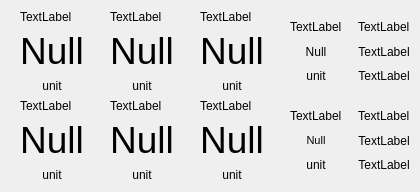
              <widget class="QFrame" name="content">
               <property name="frameShape">
                <enum>QFrame::NoFrame</enum>
               </property>
               <property name="frameShadow">
                <enum>QFrame::Raised</enum>
               </property>
               <layout class="QHBoxLayout" name="horizontalLayout_4">
                <property name="spacing">
                 <number>0</number>
                </property>
                <property name="leftMargin">
                 <number>0</number>
                </property>
                <property name="topMargin">
                 <number>0</number>
                </property>
                <property name="rightMargin">
                 <number>0</number>
                </property>
                <property name="bottomMargin">
                 <number>0</number>
                </property>
                <item>
                 <widget class="QFrame" name="pagesContainer">
                  <property name="styleSheet">
                   <string notr="true"/>
                  </property>
                  <property name="frameShape">
                   <enum>QFrame::NoFrame</enum>
                  </property>
                  <property name="frameShadow">
                   <enum>QFrame::Raised</enum>
                  </property>
                  <layout class="QVBoxLayout" name="verticalLayout_15">
                   <property name="spacing">
                    <number>0</number>
                   </property>
                   <property name="leftMargin">
                    <number>10</number>
                   </property>
                   <property name="topMargin">
                    <number>10</number>
                   </property>
                   <property name="rightMargin">
                    <number>10</number>
                   </property>
                   <property name="bottomMargin">
                    <number>10</number>
                   </property>
                   <item>
                    <widget class="QStackedWidget" name="stackedWidget">
                     <property name="styleSheet">
                      <string notr="true">background: transparent;</string>
                     </property>
                     <property name="currentIndex">
                      <number>0</number>
                     </property>
                     <widget class="QWidget" name="home">
                      <property name="styleSheet">
                       <string notr="true"/>
                      </property>
                      <layout class="QGridLayout" name="gridLayout_2">
                       <property name="leftMargin">
                        <number>0</number>
                       </property>
                       <property name="topMargin">
                        <number>0</number>
                       </property>
                       <property name="rightMargin">
                        <number>0</number>
                       </property>
                       <property name="bottomMargin">
                        <number>0</number>
                       </property>
                       <property name="spacing">
                        <number>0</number>
                       </property>
                       <item row="0" column="0">
                        <widget class="QWidget" name="gridWidget" native="true">
                         <layout class="QGridLayout" name="gridLayout">
                          <property name="sizeConstraint">
                           <enum>QLayout::SetMaximumSize</enum>
                          </property>
                          <property name="leftMargin">
                           <number>0</number>
                          </property>
                          <property name="topMargin">
                           <number>0</number>
                          </property>
                          <property name="rightMargin">
                           <number>0</number>
                          </property>
                          <property name="bottomMargin">
                           <number>0</number>
                          </property>
                          <item row="0" column="1">
                           <layout class="QVBoxLayout" name="verticalLayout_9">
                            <property name="leftMargin">
                             <number>10</number>
                            </property>
                            <property name="rightMargin">
                             <number>10</number>
                            </property>
                            <item>
                             <widget class="QLabel" name="name_2">
                              <property name="maximumSize">
                               <size>
                                <width>16777215</width>
                                <height>50</height>
                               </size>
                              </property>
                              <property name="text">
                               <string>TextLabel</string>
                              </property>
                              <property name="alignment">
                               <set>Qt::AlignBottom|Qt::AlignLeading|Qt::AlignLeft</set>
                              </property>
                             </widget>
                            </item>
                            <item>
                             <widget class="QLabel" name="value_2">
                              <property name="styleSheet">
                               <string notr="true">font: 48pt;</string>
                              </property>
                              <property name="text">
                               <string>&lt;html&gt;&lt;head/&gt;&lt;body&gt;&lt;p&gt;&lt;span style=&quot; font-size:28pt;&quot;&gt;Null&lt;/span&gt;&lt;/p&gt;&lt;/body&gt;&lt;/html&gt;</string>
                              </property>
                              <property name="alignment">
                               <set>Qt::AlignCenter</set>
                              </property>
                             </widget>
                            </item>
                            <item>
                             <widget class="QLabel" name="unit_2">
                              <property name="maximumSize">
                               <size>
                                <width>16777215</width>
                                <height>50</height>
                               </size>
                              </property>
                              <property name="text">
                               <string>unit</string>
                              </property>
                              <property name="alignment">
                               <set>Qt::AlignHCenter|Qt::AlignTop</set>
                              </property>
                             </widget>
                            </item>
                           </layout>
                          </item>
                          <item row="1" column="0">
                           <layout class="QVBoxLayout" name="verticalLayout_17">
                            <property name="leftMargin">
                             <number>10</number>
                            </property>
                            <property name="rightMargin">
                             <number>10</number>
                            </property>
                            <item>
                             <widget class="QLabel" name="name_1">
                              <property name="maximumSize">
                               <size>
                                <width>16777215</width>
                                <height>50</height>
                               </size>
                              </property>
                              <property name="text">
                               <string>TextLabel</string>
                              </property>
                              <property name="alignment">
                               <set>Qt::AlignBottom|Qt::AlignLeading|Qt::AlignLeft</set>
                              </property>
                             </widget>
                            </item>
                            <item>
                             <widget class="QLabel" name="value_1">
                              <property name="styleSheet">
                               <string notr="true">font: 48pt;</string>
                              </property>
                              <property name="text">
                               <string>&lt;html&gt;&lt;head/&gt;&lt;body&gt;&lt;p&gt;&lt;span style=&quot; font-size:28pt;&quot;&gt;Null&lt;/span&gt;&lt;/p&gt;&lt;/body&gt;&lt;/html&gt;</string>
                              </property>
                              <property name="alignment">
                               <set>Qt::AlignCenter</set>
                              </property>
                             </widget>
                            </item>
                            <item>
                             <widget class="QLabel" name="unit_1">
                              <property name="maximumSize">
                               <size>
                                <width>16777215</width>
                                <height>50</height>
                               </size>
                              </property>
                              <property name="text">
                               <string>unit</string>
                              </property>
                              <property name="alignment">
                               <set>Qt::AlignHCenter|Qt::AlignTop</set>
                              </property>
                             </widget>
                            </item>
                           </layout>
                          </item>
                          <item row="0" column="0">
                           <layout class="QVBoxLayout" name="verticalLayout_4">
                            <property name="leftMargin">
                             <number>10</number>
                            </property>
                            <property name="rightMargin">
                             <number>10</number>
                            </property>
                            <item>
                             <widget class="QLabel" name="name_0">
                              <property name="maximumSize">
                               <size>
                                <width>16777215</width>
                                <height>50</height>
                               </size>
                              </property>
                              <property name="text">
                               <string>TextLabel</string>
                              </property>
                              <property name="alignment">
                               <set>Qt::AlignBottom|Qt::AlignLeading|Qt::AlignLeft</set>
                              </property>
                             </widget>
                            </item>
                            <item>
                             <widget class="QLabel" name="value_0">
                              <property name="enabled">
                               <bool>true</bool>
                              </property>
                              <property name="font">
                               <font>
                                <family>Segoe UI</family>
                                <pointsize>48</pointsize>
                                <weight>50</weight>
                                <italic>false</italic>
                                <bold>false</bold>
                               </font>
                              </property>
                              <property name="contextMenuPolicy">
                               <enum>Qt::DefaultContextMenu</enum>
                              </property>
                              <property name="styleSheet">
                               <string notr="true">font: 48pt;</string>
                              </property>
                              <property name="text">
                               <string>&lt;html&gt;&lt;head/&gt;&lt;body&gt;&lt;p&gt;&lt;span style=&quot; font-size:28pt;&quot;&gt;Null&lt;/span&gt;&lt;/p&gt;&lt;/body&gt;&lt;/html&gt;</string>
                              </property>
                              <property name="alignment">
                               <set>Qt::AlignCenter</set>
                              </property>
                             </widget>
                            </item>
                            <item>
                             <widget class="QLabel" name="unit_0">
                              <property name="maximumSize">
                               <size>
                                <width>16777215</width>
                                <height>50</height>
                               </size>
                              </property>
                              <property name="text">
                               <string>unit</string>
                              </property>
                              <property name="alignment">
                               <set>Qt::AlignHCenter|Qt::AlignTop</set>
                              </property>
                             </widget>
                            </item>
                           </layout>
                          </item>
                          <item row="0" column="2">
                           <layout class="QVBoxLayout" name="verticalLayout_16">
                            <property name="leftMargin">
                             <number>10</number>
                            </property>
                            <property name="rightMargin">
                             <number>10</number>
                            </property>
                            <item>
                             <widget class="QLabel" name="name_4">
                              <property name="maximumSize">
                               <size>
                                <width>16777215</width>
                                <height>50</height>
                               </size>
                              </property>
                              <property name="text">
                               <string>TextLabel</string>
                              </property>
                              <property name="alignment">
                               <set>Qt::AlignBottom|Qt::AlignLeading|Qt::AlignLeft</set>
                              </property>
                             </widget>
                            </item>
                            <item>
                             <widget class="QLabel" name="value_4">
                              <property name="styleSheet">
                               <string notr="true">font: 48pt;</string>
                              </property>
                              <property name="text">
                               <string>&lt;html&gt;&lt;head/&gt;&lt;body&gt;&lt;p&gt;&lt;span style=&quot; font-size:28pt;&quot;&gt;Null&lt;/span&gt;&lt;/p&gt;&lt;/body&gt;&lt;/html&gt;</string>
                              </property>
                              <property name="alignment">
                               <set>Qt::AlignCenter</set>
                              </property>
                             </widget>
                            </item>
                            <item>
                             <widget class="QLabel" name="unit_4">
                              <property name="maximumSize">
                               <size>
                                <width>16777215</width>
                                <height>50</height>
                               </size>
                              </property>
                              <property name="text">
                               <string>unit</string>
                              </property>
                              <property name="alignment">
                               <set>Qt::AlignHCenter|Qt::AlignTop</set>
                              </property>
                             </widget>
                            </item>
                           </layout>
                          </item>
                          <item row="1" column="1">
                           <layout class="QVBoxLayout" name="verticalLayout_18">
                            <property name="leftMargin">
                             <number>10</number>
                            </property>
                            <property name="rightMargin">
                             <number>10</number>
                            </property>
                            <item>
                             <widget class="QLabel" name="name_3">
                              <property name="maximumSize">
                               <size>
                                <width>16777215</width>
                                <height>50</height>
                               </size>
                              </property>
                              <property name="text">
                               <string>TextLabel</string>
                              </property>
                              <property name="alignment">
                               <set>Qt::AlignBottom|Qt::AlignLeading|Qt::AlignLeft</set>
                              </property>
                             </widget>
                            </item>
                            <item>
                             <widget class="QLabel" name="value_3">
                              <property name="styleSheet">
                               <string notr="true">font: 48pt;</string>
                              </property>
                              <property name="text">
                               <string>&lt;html&gt;&lt;head/&gt;&lt;body&gt;&lt;p&gt;&lt;span style=&quot; font-size:28pt;&quot;&gt;Null&lt;/span&gt;&lt;/p&gt;&lt;/body&gt;&lt;/html&gt;</string>
                              </property>
                              <property name="alignment">
                               <set>Qt::AlignCenter</set>
                              </property>
                             </widget>
                            </item>
                            <item>
                             <widget class="QLabel" name="unit_3">
                              <property name="maximumSize">
                               <size>
                                <width>16777215</width>
                                <height>50</height>
                               </size>
                              </property>
                              <property name="text">
                               <string>unit</string>
                              </property>
                              <property name="alignment">
                               <set>Qt::AlignHCenter|Qt::AlignTop</set>
                              </property>
                             </widget>
                            </item>
                           </layout>
                          </item>
                          <item row="1" column="2">
                           <layout class="QVBoxLayout" name="verticalLayout_19">
                            <property name="leftMargin">
                             <number>10</number>
                            </property>
                            <property name="rightMargin">
                             <number>10</number>
                            </property>
                            <item>
                             <widget class="QLabel" name="name_5">
                              <property name="maximumSize">
                               <size>
                                <width>16777215</width>
                                <height>50</height>
                               </size>
                              </property>
                              <property name="text">
                               <string>TextLabel</string>
                              </property>
                              <property name="alignment">
                               <set>Qt::AlignBottom|Qt::AlignLeading|Qt::AlignLeft</set>
                              </property>
                             </widget>
                            </item>
                            <item>
                             <widget class="QLabel" name="value_5">
                              <property name="styleSheet">
                               <string notr="true">font: 48pt;</string>
                              </property>
                              <property name="text">
                               <string>&lt;html&gt;&lt;head/&gt;&lt;body&gt;&lt;p&gt;&lt;span style=&quot; font-size:28pt;&quot;&gt;Null&lt;/span&gt;&lt;/p&gt;&lt;/body&gt;&lt;/html&gt;</string>
                              </property>
                              <property name="alignment">
                               <set>Qt::AlignCenter</set>
                              </property>
                             </widget>
                            </item>
                            <item>
                             <widget class="QLabel" name="unit_5">
                              <property name="maximumSize">
                               <size>
                                <width>16777215</width>
                                <height>50</height>
                               </size>
                              </property>
                              <property name="text">
                               <string>unit</string>
                              </property>
                              <property name="alignment">
                               <set>Qt::AlignHCenter|Qt::AlignTop</set>
                              </property>
                             </widget>
                            </item>
                           </layout>
                          </item>
                          <item row="0" column="4">
                           <layout class="QVBoxLayout" name="verticalLayout_5">
                            <item>
                             <widget class="QLabel" name="name_9">
                              <property name="maximumSize">
                               <size>
                                <width>16777215</width>
                                <height>50</height>
                               </size>
                              </property>
                              <property name="text">
                               <string>TextLabel</string>
                              </property>
                              <property name="alignment">
                               <set>Qt::AlignBottom|Qt::AlignLeading|Qt::AlignLeft</set>
                              </property>
                             </widget>
                            </item>
                            <item>
                             <widget class="QLabel" name="value_9">
                              <property name="text">
                               <string>TextLabel</string>
                              </property>
                              <property name="alignment">
                               <set>Qt::AlignCenter</set>
                              </property>
                             </widget>
                            </item>
                            <item>
                             <widget class="QLabel" name="unit_9">
                              <property name="maximumSize">
                               <size>
                                <width>16777215</width>
                                <height>50</height>
                               </size>
                              </property>
                              <property name="text">
                               <string>TextLabel</string>
                              </property>
                              <property name="alignment">
                               <set>Qt::AlignHCenter|Qt::AlignTop</set>
                              </property>
                             </widget>
                            </item>
                           </layout>
                          </item>
                          <item row="1" column="4">
                           <layout class="QVBoxLayout" name="verticalLayout_7">
                            <item>
                             <widget class="QLabel" name="name_10">
                              <property name="maximumSize">
                               <size>
                                <width>16777215</width>
                                <height>50</height>
                               </size>
                              </property>
                              <property name="text">
                               <string>TextLabel</string>
                              </property>
                              <property name="alignment">
                               <set>Qt::AlignBottom|Qt::AlignLeading|Qt::AlignLeft</set>
                              </property>
                             </widget>
                            </item>
                            <item>
                             <widget class="QLabel" name="value_10">
                              <property name="text">
                               <string>TextLabel</string>
                              </property>
                              <property name="alignment">
                               <set>Qt::AlignCenter</set>
                              </property>
                             </widget>
                            </item>
                            <item>
                             <widget class="QLabel" name="unit_10">
                              <property name="maximumSize">
                               <size>
                                <width>16777215</width>
                                <height>50</height>
                               </size>
                              </property>
                              <property name="text">
                               <string>TextLabel</string>
                              </property>
                              <property name="alignment">
                               <set>Qt::AlignHCenter|Qt::AlignTop</set>
                              </property>
                             </widget>
                            </item>
                           </layout>
                          </item>
                          <item row="1" column="3">
                           <layout class="QVBoxLayout" name="verticalLayout_22">
                            <property name="leftMargin">
                             <number>10</number>
                            </property>
                            <property name="rightMargin">
                             <number>10</number>
                            </property>
                            <item>
                             <widget class="QLabel" name="name_7">
                              <property name="maximumSize">
                               <size>
                                <width>16777215</width>
                                <height>50</height>
                               </size>
                              </property>
                              <property name="text">
                               <string>TextLabel</string>
                              </property>
                              <property name="alignment">
                               <set>Qt::AlignBottom|Qt::AlignLeading|Qt::AlignLeft</set>
                              </property>
                             </widget>
                            </item>
                            <item>
                             <widget class="QLabel" name="value_7">
                              <property name="font">
                               <font>
                                <family>Segoe UI</family>
                                <pointsize>10</pointsize>
                                <weight>50</weight>
                                <italic>false</italic>
                                <bold>false</bold>
                               </font>
                              </property>
                              <property name="text">
                               <string>&lt;html&gt;&lt;head/&gt;&lt;body&gt;&lt;p&gt;&lt;span style=&quot; font-size:8pt;&quot;&gt;Null&lt;/span&gt;&lt;/p&gt;&lt;/body&gt;&lt;/html&gt;</string>
                              </property>
                              <property name="alignment">
                               <set>Qt::AlignCenter</set>
                              </property>
                             </widget>
                            </item>
                            <item>
                             <widget class="QLabel" name="unit_7">
                              <property name="maximumSize">
                               <size>
                                <width>16777215</width>
                                <height>50</height>
                               </size>
                              </property>
                              <property name="text">
                               <string>unit</string>
                              </property>
                              <property name="alignment">
                               <set>Qt::AlignHCenter|Qt::AlignTop</set>
                              </property>
                             </widget>
                            </item>
                           </layout>
                          </item>
                          <item row="0" column="3">
                           <layout class="QVBoxLayout" name="verticalLayout_21">
                            <property name="leftMargin">
                             <number>10</number>
                            </property>
                            <property name="rightMargin">
                             <number>10</number>
                            </property>
                            <item>
                             <widget class="QLabel" name="name_6">
                              <property name="maximumSize">
                               <size>
                                <width>16777215</width>
                                <height>50</height>
                               </size>
                              </property>
                              <property name="text">
                               <string>TextLabel</string>
                              </property>
                              <property name="alignment">
                               <set>Qt::AlignBottom|Qt::AlignLeading|Qt::AlignLeft</set>
                              </property>
                             </widget>
                            </item>
                            <item>
                             <widget class="QLabel" name="value_6">
                              <property name="text">
                               <string>Null</string>
                              </property>
                              <property name="alignment">
                               <set>Qt::AlignCenter</set>
                              </property>
                             </widget>
                            </item>
                            <item>
                             <widget class="QLabel" name="unit_6">
                              <property name="maximumSize">
                               <size>
                                <width>16777215</width>
                                <height>50</height>
                               </size>
                              </property>
                              <property name="text">
                               <string>unit</string>
                              </property>
                              <property name="alignment">
                               <set>Qt::AlignHCenter|Qt::AlignTop</set>
                              </property>
                             </widget>
                            </item>
                           </layout>
                          </item>
                         </layout>
                        </widget>
                       </item>
                      </layout>
                     </widget>
                     <widget class="QWidget" name="widgets">
                      <property name="styleSheet">
                       <string notr="true">b</string>
                      </property>
                      <layout class="QVBoxLayout" name="verticalLayout">
                       <property name="spacing">
                        <number>10</number>
                       </property>
                       <property name="leftMargin">
                        <number>10</number>
                       </property>
                       <property name="topMargin">
                        <number>10</number>
                       </property>
                       <property name="rightMargin">
                        <number>10</number>
                       </property>
                       <property name="bottomMargin">
                        <number>10</number>
                       </property>
                      </layout>
                     </widget>
                     <widget class="QWidget" name="new_page">
                      <layout class="QVBoxLayout" name="verticalLayout_20"/>
                     </widget>
                    </widget>
                   </item>
                  </layout>
                 </widget>
                </item>
               </layout>
              </widget>
